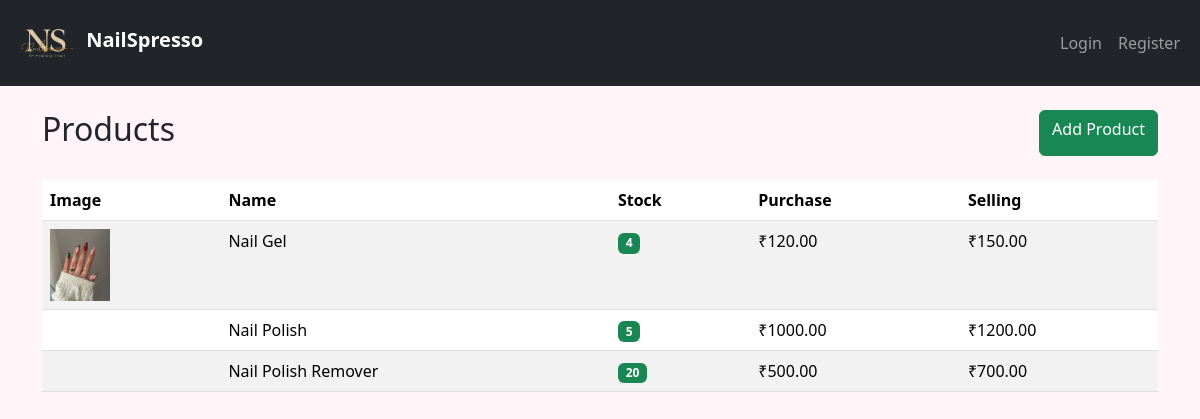
Screenshot of /products/ with the database file from the repository.
### products/models.py (models this page shows, shortened)
class Product(models.Model):
    name = models.CharField(
        max_length=500,
        null=True,
        blank=True
    )
    category = models.CharField(
        max_length=100,
        null=True,
        blank=True
    )
    image = models.ImageField(
        upload_to='products/',
        blank=True,
        null=True
    )
    minimum_stock = models.PositiveIntegerField(
        default=5,
        null=True,
        blank=True
    )
    purchase_price = models.DecimalField(
        max_digits=10,
        decimal_places=2,
        null=True,
        blank=True
    )
    selling_price = models.DecimalField(
        max_digits=10,
        decimal_places=2,
        null=True,
        blank=True
    )
    created_at = models.DateTimeField(
        auto_now_add=True
    )
    @property
    def current_stock(self):
        return sum(
            transaction.quantity or 0
            for transaction in self.transactions.all()
        )

### inventory/models.py (models this page shows, shortened)
class InventoryTransaction(models.Model):
    product = models.ForeignKey(
        Product,
        on_delete=models.CASCADE,
        related_name='transactions'
    )
    transaction_type = models.CharField(
        max_length=20,
        choices=TRANSACTION_TYPES,
        null=True,
        blank=True
    )
    quantity = models.IntegerField(null=True, blank=True)
    reference_id = models.IntegerField(
        null=True,
        blank=True
    )
    created_at = models.DateTimeField(
        auto_now_add=True
    )

### products/views.py (the view)
def product_list(request):
    products = Product.objects.all()
    return render(
        request,
        'products/product_list.html',
        {
            'products': products
        }
    )

### templates/products/product_list.html
{% extends 'base.html' %}
{% block content %}
<div class="d-flex justify-content-between mb-4">
<h2>
Products
</h2>
<a href="{% url 'product_create' %}"
   class="btn btn-success">
Add Product
</a>
</div>
<table class="table table-striped">
<thead>
<tr>
<th>Image</th>
<th>Name</th>
<th>Stock</th>
<th>Purchase</th>
<th>Selling</th>
</tr>
</thead>
<tbody>
{% for product in products %}
<tr>
<td>
{% if product.image %}
<img src="{{ product.image.url }}"
     width="60">
{% endif %}
</td>
<td>
{{ product.name }}
</td>
<td>
{% if product.stock <= product.minimum_stock %}
<span class="badge bg-danger">
{{ product.stock }}
</span>
{% else %}
<span class="badge bg-success">
{{ product.current_stock|default:0 }}
</span>
{% endif %}
</td>
<td>
₹{{ product.purchase_price }}
</td>
<td>
₹{{ product.selling_price }}
</td>
</tr>
{% endfor %}
</tbody>
</table>
{% endblock %}

### static/css/style.css (style rules this page uses)
body { background:#fff5f8; }

### rows the page displays
Product: image (picture), name "Nail Gel", current_stock "4", purchase_price "120.00", selling_price "150.00"
Product: name "Nail Polish", current_stock "5", purchase_price "1000.00", selling_price "1200.00"
Product: name "Nail Polish Remover", current_stock "20", purchase_price "500.00", selling_price "700.00"
